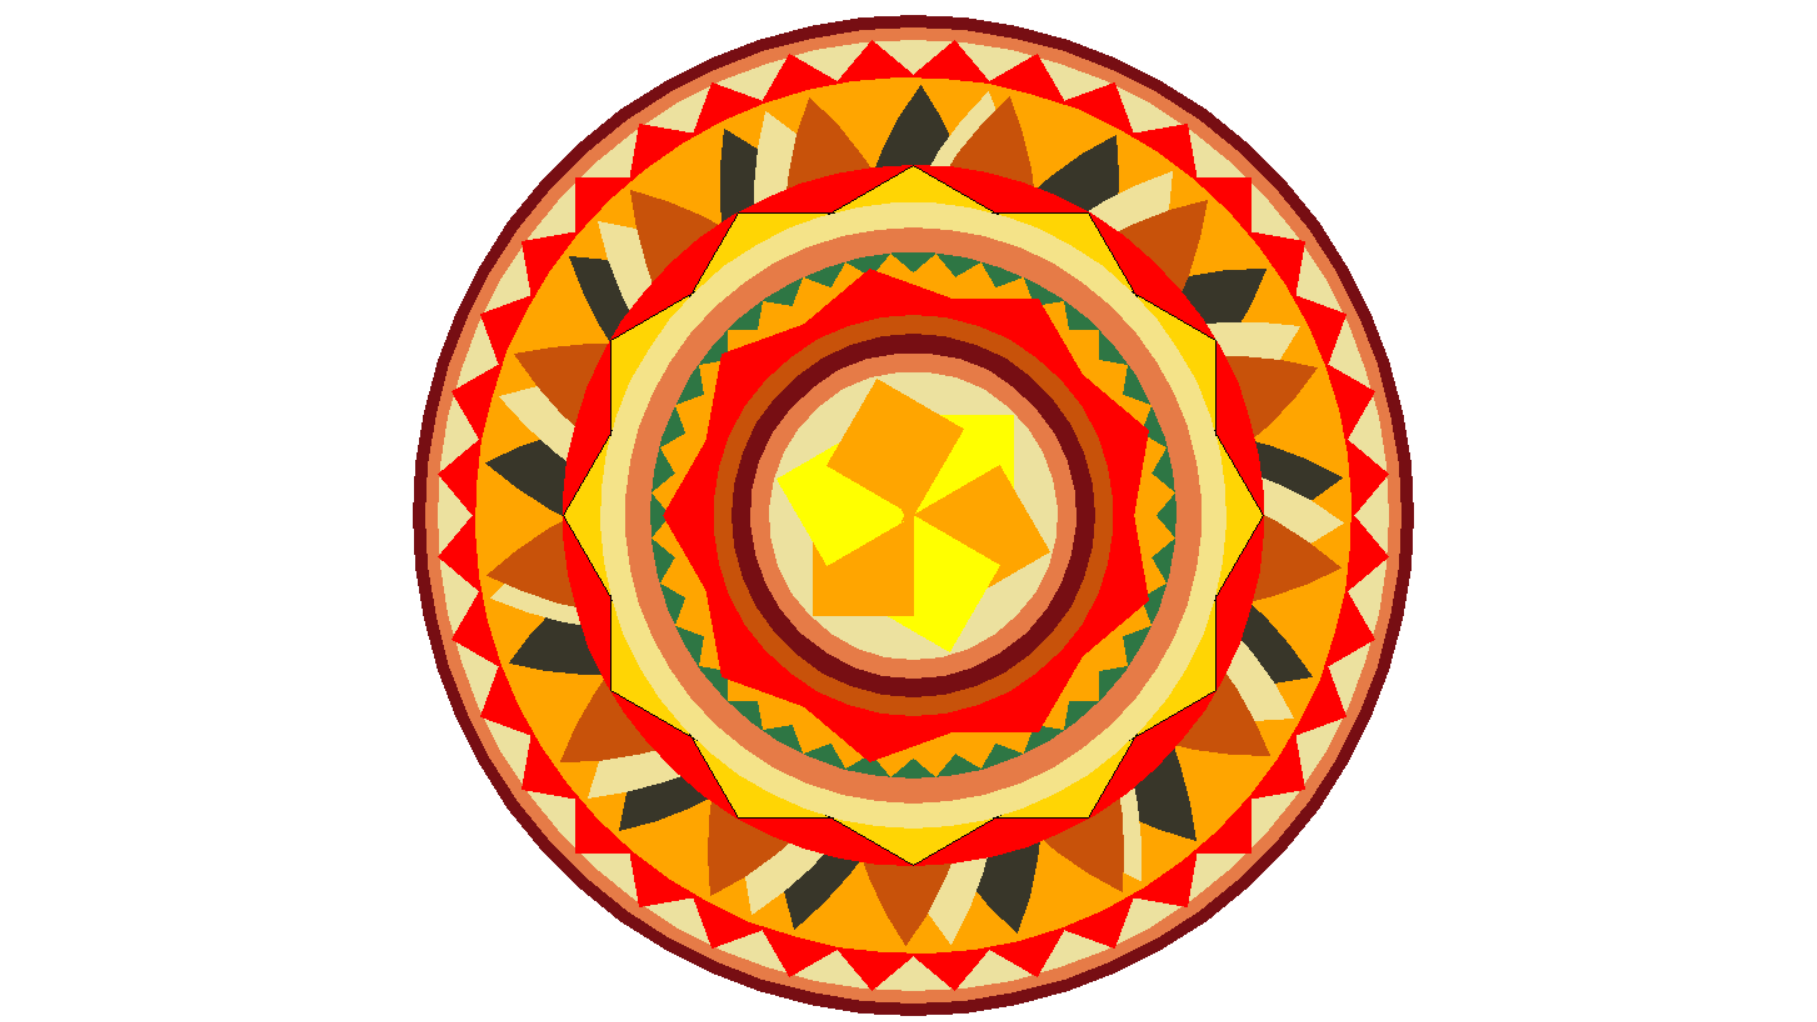

Recreate this plot in Python.
import turtle
import math
import random
turtle.speed(0)
turtle.home()
def circ(cl,r): 
    turtle.begin_fill()
    turtle.fillcolor(cl)
    turtle.speed(0)
    turtle.pen(pencolor=cl,pensize="1")
    turtle.pu()
    turtle.rt(90)
    turtle.fd(r)
    turtle.left(90)
    turtle.down()
    turtle.circle(r)
    turtle.end_fill()
    turtle.pu()
    turtle.home()
    turtle.down()
def square(size):
    for i in range(4):
        turtle.fd(size)
        turtle.lt(90)
def big_flower(shade):
    for i in range(13):
        turtle.up()
        turtle.goto(0,0)
        turtle.down()
        turtle.fillcolor(shade)
        turtle.pen(pencolor=shade,pensize="1")
        turtle.begin_fill()
        turtle.circle(300,70)
        turtle.left(110)
        turtle.circle(300,70)
        turtle.end_fill()
        turtle.right(1)
def draw_square(square):
	for i in range(0,2):
		square.forward(100)
		square.right(30)
		square.forward(100)
		square.right(150)


def draw_flower():
	window = turtle.Screen()
	window.bgcolor("white")

	hello = turtle.Turtle()
	hello.speed(0)
	hello.shape("triangle")
    #turtle.pen(pencolor="99FF00",pensize="1")
	hello.color("#99FF00")

	for i in range(0,36):
		draw_square(hello)
		hello.right(10)
turtle.pen(pencolor="#770E13",pensize="1")
circ("#770E13",400)
turtle.pen(pencolor="#E67B47",pensize="1")
circ("#E67B47",390)
turtle.pen(pencolor="#ECE19F",pensize="1")
circ("#ECE19F",380)
turtle.begin_fill()
turtle.pen(pencolor="red",pensize="1")
turtle.fillcolor("red")
turtle.speed(0)
turtle.pen(pencolor="red",pensize="1")
for k in range(40):
    square(270)
    turtle.rt(10)
turtle.end_fill()
turtle.pen(pencolor="orange",pensize="1")
circ("orange",350)
turtle.pen(pencolor="#383629",pensize="1")
big_flower("#383629")
turtle.right(60)
turtle.pen(pencolor="#EFE19A",pensize="1")
big_flower("#EFE19A")
turtle.pen(pencolor="#C8520A",pensize="1")
turtle.right(30)
big_flower("#C8520A")
turtle.pen(pencolor="red",pensize="1")
circ("red",280)


t = turtle.Turtle()
t.speed(0)
turtle.pen(pencolor="#FFD504",pensize="1")
t.begin_fill()
#turtle.pen(pencolor="#FFD504",pensize="1")
t.fillcolor("#FFD504")
for k in range(12):
    for i in range(6):
        t.forward(140)
        t.right(60) 
    t.rt(30)
t.end_fill()
#draw_flower()
turtle.pen(pencolor="#F4E389",pensize="1")
circ("#F4E389",250)
turtle.pen(pencolor="#E67B47",pensize="1")
circ("#E67B47",230)
turtle.pen(pencolor="#2E7644",pensize="1")
circ("#2E7644",210)

turtle.begin_fill()
turtle.pen(pencolor="orange",pensize="1")
turtle.fillcolor("orange")
#draw_flower()
for k in range(40):
    square(148)
    turtle.rt(10)
turtle.end_fill()
turtle.speed(0)
turtle.pen(pencolor="#F4E389",pensize="1")
circ("#F4E389",160)
turtle.speed(0)
turtle.begin_fill()
turtle.pen(pencolor="red",pensize="1")
turtle.fillcolor("red")
#draw_flower()
for k in range(9):
    for i in range(6):
        turtle.forward(100) #Assuming the side of a hexagon is 100 units
        turtle.right(60) #Turning the turtle by 60 degree
    turtle.rt(40)
turtle.end_fill()
turtle.pen(pencolor="#C8520A",pensize="1")
circ("#C8520A",160)
turtle.pen(pencolor="#770E13",pensize="1")
circ("#770E13",145)
turtle.pen(pencolor="#E67B47",pensize="1")
circ("#E67B47",130)
turtle.pen(pencolor="#ECE19F",pensize="1")
circ("#ECE19F",115)

turtle.pen(pencolor="orange",pensize="1")
for k in range(6):
    turtle.begin_fill()
    if k%2==0:
        turtle.pen(pencolor="yellow",pensize="1")
        turtle.fillcolor("yellow")
    else:
        turtle.pen(pencolor="orange",pensize="1")
        turtle.fillcolor("orange")
    square(80)
    turtle.rt(60)
    turtle.end_fill()
turtle.exitonclick()


    

    
    
    
